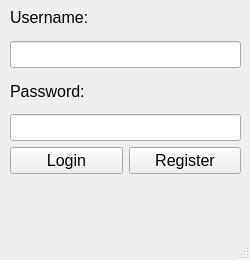
<?xml version="1.0" encoding="UTF-8"?>
<ui version="4.0">
 <class>LoginWindow</class>
 <widget class="QMainWindow" name="LoginWindow">
  <property name="geometry">
   <rect>
    <x>0</x>
    <y>0</y>
    <width>250</width>
    <height>260</height>
   </rect>
  </property>
  <property name="windowTitle">
   <string>MainWindow</string>
  </property>
  <widget class="QWidget" name="centralwidget">
   <widget class="QWidget" name="verticalLayoutWidget">
    <property name="geometry">
     <rect>
      <x>10</x>
      <y>0</y>
      <width>231</width>
      <height>141</height>
     </rect>
    </property>
    <layout class="QVBoxLayout" name="verticalLayout">
     <item>
      <widget class="QLabel" name="label_username">
       <property name="font">
        <font>
         <pointsize>12</pointsize>
         <weight>50</weight>
         <italic>false</italic>
         <bold>false</bold>
         <underline>false</underline>
         <strikeout>false</strikeout>
         <kerning>true</kerning>
        </font>
       </property>
       <property name="text">
        <string>Username:</string>
       </property>
      </widget>
     </item>
     <item>
      <widget class="QLineEdit" name="lineEdit_username">
       <property name="font">
        <font>
         <pointsize>12</pointsize>
        </font>
       </property>
      </widget>
     </item>
     <item>
      <widget class="QLabel" name="label_password">
       <property name="font">
        <font>
         <pointsize>12</pointsize>
        </font>
       </property>
       <property name="text">
        <string>Password:</string>
       </property>
      </widget>
     </item>
     <item>
      <widget class="QLineEdit" name="lineEdit_password">
       <property name="font">
        <font>
         <pointsize>12</pointsize>
        </font>
       </property>
       <property name="text">
        <string/>
       </property>
      </widget>
     </item>
    </layout>
   </widget>
   <widget class="QWidget" name="gridLayoutWidget">
    <property name="geometry">
     <rect>
      <x>10</x>
      <y>140</y>
      <width>231</width>
      <height>41</height>
     </rect>
    </property>
    <layout class="QGridLayout" name="gridLayout">
     <item row="0" column="0">
      <widget class="QPushButton" name="btn_login">
       <property name="font">
        <font>
         <pointsize>12</pointsize>
        </font>
       </property>
       <property name="text">
        <string>Login</string>
       </property>
      </widget>
     </item>
     <item row="0" column="1">
      <widget class="QPushButton" name="btn_register">
       <property name="font">
        <font>
         <pointsize>12</pointsize>
        </font>
       </property>
       <property name="text">
        <string>Register</string>
       </property>
      </widget>
     </item>
    </layout>
   </widget>
   <widget class="QLabel" name="label_verdict">
    <property name="geometry">
     <rect>
      <x>10</x>
      <y>183</y>
      <width>231</width>
      <height>41</height>
     </rect>
    </property>
    <property name="font">
     <font>
      <pointsize>12</pointsize>
     </font>
    </property>
    <property name="text">
     <string/>
    </property>
   </widget>
   <widget class="QLabel" name="label_loggined">
    <property name="geometry">
     <rect>
      <x>10</x>
      <y>10</y>
      <width>229</width>
      <height>201</height>
     </rect>
    </property>
    <property name="font">
     <font>
      <pointsize>12</pointsize>
     </font>
    </property>
    <property name="text">
     <string/>
    </property>
   </widget>
  </widget>
  <widget class="QStatusBar" name="statusbar"/>
  <widget class="QMenuBar" name="menubar">
   <property name="geometry">
    <rect>
     <x>0</x>
     <y>0</y>
     <width>250</width>
     <height>21</height>
    </rect>
   </property>
  </widget>
 </widget>
 <resources/>
 <connections/>
</ui>
